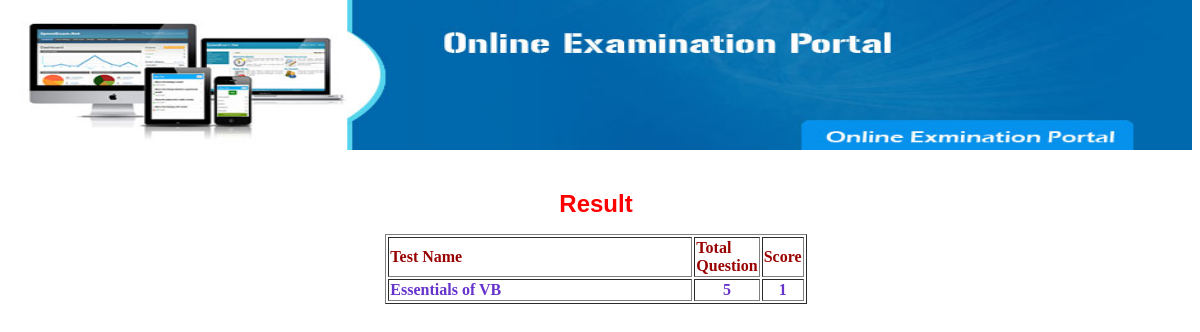
The page /result.php on the database its author committed.
### tables this page shows
CREATE TABLE `mst_result` (
  `login` varchar(20) DEFAULT NULL,
  `test_id` int(5) DEFAULT NULL,
  `test_date` date DEFAULT NULL,
  `score` int(3) DEFAULT NULL
);

CREATE TABLE `mst_test` (
  `test_id` int(5) NOT NULL,
  `sub_id` int(5) DEFAULT NULL,
  `test_name` varchar(30) DEFAULT NULL,
  `total_que` varchar(15) DEFAULT NULL
);

### result.php (the view, shortened to what this page needs)
<!DOCTYPE HTML PUBLIC "-//W3C//DTD HTML 4.01 Transitional//EN" "http://www.w3.org/TR/html4/loose.dtd">
<html>
<head>
<link href="quiz.css" rel="stylesheet" type="text/css">
</head>
<body>
<?php
include("header.php");
include("database.php");
extract($_SESSION);
$rs=mysqli_query($con,"select t.test_name,t.total_que,r.test_date,r.score from mst_test t, mst_result r where
t.test_id=r.test_id and r.login='$login'",$cn) or die(mysqli_error());
echo "<h1 class=head1> Result </h1>";
echo "<table border=1 align=center><tr class=style2><td width=300>Test Name <td> Total<br> Question <td> Score";
while($row=mysqli_fetch_row($rs))
{
echo "<tr class=style8><td>$row[0] <td align=center> $row[1] <td align=center> $row[3]";
}
echo "</table>";
?>
</body>
</html>

### quiz.css (style rules this page uses)
body { margin-left: 0px; margin-top: 0px; }
.style2 { color: #990000; font-weight: bold; }
.style8 { color: #6633CC; font-weight: bold; }
.head1 { font-family: Arial, Helvetica, sans-serif; font-size: 24px; color: #FF0000; text-align: center; font-weight: bold; }

### rows shown on the page
mst_result: test.test_name "Essentials of VB", test.total_que "5", score "1"
